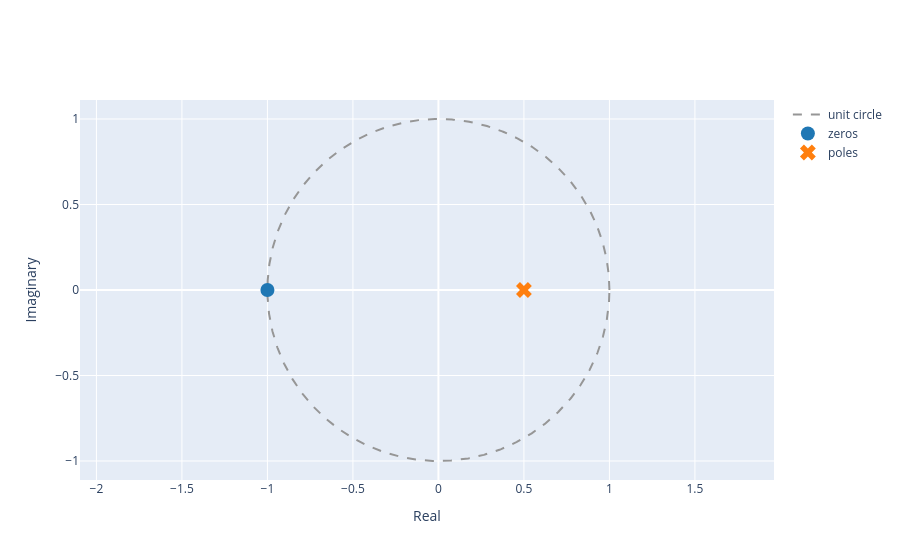

Notebook source saved alongside this figure:
### Markdown cell above
iii. Use the function  `plot_zeros_poles(z, p)` to plot the zeros and poles found in ii.

### Code cell
from util import plot_zeros_poles

# Write your code here
r = 0.5 # we set a random valure to r
b = [1, 1]
a = [1, -r]

# compute zeros and poles
zeros = np.roots(b)
poles = np.roots(a)

# Plot zeros and poles
plot_zeros_poles(zeros, poles)

### Figure 1 — Plotly figure (JSON) as saved in the notebook; plotly's stock layout.template omitted (floating-point values rounded to 4 significant figures; data arrays with more than 128 entries replaced by an {"elided": "..."} marker saying what was removed)
{"data": [{"line": {"color": "rgb(150,150,150)", "dash": "dash", "shape": "linear"}, "mode": "lines", "name": "unit circle", "type": "scatter", "x": {"elided": "1000 float values"}, "y": {"elided": "1000 float values"}}, {"marker": {"color": "#1f77b4", "size": 14, "symbol": "circle"}, "mode": "markers", "name": "zeros", "type": "scatter", "x": [-1], "y": [0]}, {"marker": {"color": "#ff7f0e", "size": 14, "symbol": "x"}, "mode": "markers", "name": "poles", "type": "scatter", "x": [0.5], "y": [0]}], "layout": {"xaxis": {"title": {"text": "Real"}}, "yaxis": {"scaleanchor": "x", "scaleratio": 1, "title": {"text": "Imaginary"}}}}
